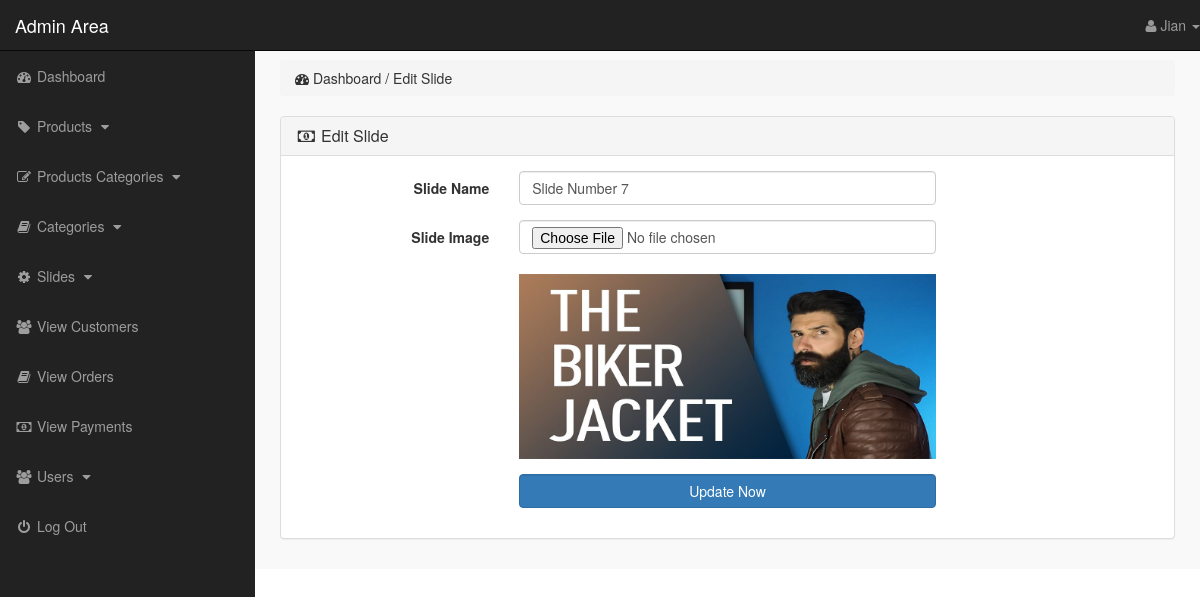
Screenshot of /admin_area/index.php?edit_slide=9 (signed in) with the database file from the repository.
### tables this page shows
CREATE TABLE `slider` (
  `slide_id` int(10) NOT NULL,
  `slide_name` varchar(255) NOT NULL,
  `slide_image` text NOT NULL
);

### admin_area/edit_slide.php (the view, shortened to what this page needs)
<?php
    if(!isset($_SESSION['admin_email'])){
        echo "<script>window.open('login.php','_self')</script>";
    }else{
?>
<?php
    if(isset($_GET['edit_slide'])){
        $edit_slide_id = $_GET['edit_slide'];
        $edit_slide = "select * from slider where slide_id='$edit_slide_id'";
        $run_edit_slide = mysqli_query($con,$edit_slide);
        $row_edit_slide = mysqli_fetch_array($run_edit_slide);
        $slide_name = $row_edit_slide['slide_name'];
        $slide_image = $row_edit_slide['slide_image'];
    }
?>
<div class="row">
    <div class="col-lg-12">
        <ol class="breadcrumb">
            <li>
                <i class="fa fa-dashboard"></i> Dashboard / Edit Slide
            </li>
        </ol>
    </div>
</div>
<div class="row">
    <div class="col-lg-12">
        <div class="panel panel-default">
            <div class="panel-heading">
                <h3 class="panel-title">
                    <i class="fa fa-money fa-fw"></i> Edit Slide
                </h3>
            </div>
            <div class="panel-body">
                <form action="" class="form-horizontal" method="post" enctype="multipart/form-data">
                    <div class="form-group">
                        <label for="" class="control-label col-md-3">
                            Slide Name
                        </label>
                        <div class="col-md-6">
                            <input name="slide_name" type="text" class="form-control" value="<?php echo $slide_name; ?>">
                        </div>
                    </div>
                    <div class="form-group">
                        <label for="" class="control-label col-md-3">
                            Slide Image
                        </label>
                        <div class="col-md-6">
                            <input type="file" name="slide_image" class="form-control">
                            <br/>
                            <img src="slides_images/<?php echo $slide_image; ?>" class="img-responsive">
                        </div>
                    </div>
                    <div class="form-group">
                        <label for="" class="control-label col-md-3"></label>
                        <div class="col-md-6">
                            <input type="submit" name="update" value="Update Now" class="btn btn-primary form-control">
                        </div>
                    </div>
                </form>
            </div>
        </div>
    </div>
</div>
<?php } ?>

### admin_area/includes/sidebar.php (shortened to what this page needs)
<?php
    if(!isset($_SESSION['admin_email'])){
        echo "<script>window.open('login.php','_self')</script>";
    }else{
?>
<nav class="navbar navbar-inverse navbar-fixed-top">
    <div class="navbar-header">
        <a href="index.php?dashboard" class="navbar-brand">Admin Area</a>
    </div>
    <ul class="nav navbar-right top-nav">
        <li class="dropdown">
            <a href="#" class="dropdown-toggle" data-toggle="dropdown">
                <i class="fa fa-user"></i> <?php echo $admin_name;  ?> <b class="caret"></b>
            </a>
        </li>
    </ul>
    <div class="collapse navbar-collapse navbar-ex1-collapse">
        <ul class="nav navbar-nav side-nav">
            <li>
                <a href="index.php?dashboard">
                        <i class="fa fa-fw fa-dashboard"></i> Dashboard
                </a>
            </li>
            <li>
                <a href="#" data-toggle="collapse" data-target="#products">
                        <i class="fa fa-fw fa-tag"></i> Products
                        <i class="fa fa-fw fa-caret-down"></i>
                </a>
            </li>
            <li>
                <a href="#" data-toggle="collapse" data-target="#p_cat">
                        <i class="fa fa-fw fa-edit"></i> Products Categories
                        <i class="fa fa-fw fa-caret-down"></i>
                </a>
            </li>
            <li>
                <a href="#" data-toggle="collapse" data-target="#cat">
                        <i class="fa fa-fw fa-book"></i> Categories
                        <i class="fa fa-fw fa-caret-down"></i>
                </a>
            </li>
            <li>
                <a href="#" data-toggle="collapse" data-target="#slides">
                        <i class="fa fa-fw fa-gear"></i> Slides
                        <i class="fa fa-fw fa-caret-down"></i>
                </a>
            </li>
            <li>
                <a href="index.php?view_customers">
                    <i class="fa fa-fw fa-users"></i> View Customers
                </a>
            </li>
            <li>
                <a href="index.php?view_orders">
                    <i class="fa fa-fw fa-book"></i> View Orders
                </a>
            </li>
            <li>
                <a href="index.php?view_payments">
                    <i class="fa fa-fw fa-money"></i> View Payments
                </a>
            </li>
            <li>
                <a href="#" data-toggle="collapse" data-target="#users">
                        <i class="fa fa-fw fa-users"></i> Users
                        <i class="fa fa-fw fa-caret-down"></i>
                </a>
            </li>
            <li>
                <a href="logout.php">
                    <i class="fa fa-fw fa-power-off"></i> Log Out
                </a>
            </li>
        </ul>
    </div>
</nav>
<?php } ?>

### admin_area/css/style.css (style rules this page uses)
body { margin-top: 100px; }
@media (min-width: 768px) { body { margin-top: 50px; } }
.top-nav { 0 15px; }
.top-nav>li { float: left; display: inline-block; }
.top-nav>li>a { color: #999999; line-height: 20px; padding-top: 15px; padding-bottom: 15px; }
@media (min-width: 768px) { .side-nav { position: fixed; top: 51px; bottom: 0; width: 255px; overflow-y: auto; overflow-x: hidden; background-color: #222222; padding-bottom: 40px; border-radius: 0; } }
@media (min-width: 768px) { .side-nav>li>a { width: 255px; } }
.panel-body { border-radius: 5px; }

### rows the page displays
slider: slide_name "Slide Number 7", slide_image (picture)

### other values shown
$admin_name "Jian"
